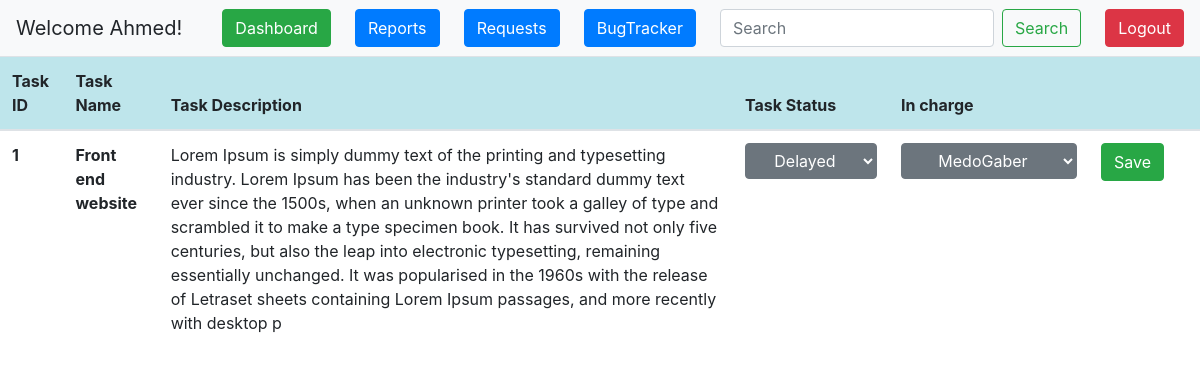
Screenshot of /task/1/ (signed in) with the database file from the repository.
### accounts/models.py (models this page shows, shortened)
class Account(AbstractBaseUser):
    first_name      = models.CharField(max_length=50)
    last_name       = models.CharField(max_length=50)
    username        = models.CharField(max_length=50, unique=True)
    email           = models.EmailField(max_length=100, unique=True)
    phone_number    = models.CharField(max_length=50)
    date_joined     = models.DateTimeField(auto_now_add=True)
    last_login      = models.DateTimeField(auto_now_add=True)
    is_admin        = models.BooleanField(default=False)
    is_staff        = models.BooleanField(default=False)
    is_active       = models.BooleanField(default=False)
    is_superadmin   = models.BooleanField(default=False)
    USERNAME_FIELD  = 'email'
    REQUIRED_FIELDS = ['username','first_name', 'last_name']
    objects = MyAccountManger()

class Profile(models.Model):
    depart = models.ForeignKey('dashboard.Department', on_delete=models.CASCADE, blank=True,null=True)
    account = models.OneToOneField(Account , on_delete=models.CASCADE, blank=True , null=True)
    name = models.CharField(max_length=50,null=True,blank=True)
    salary  = models.DecimalField(decimal_places=2,max_digits=10,default = 0)
    username = models.CharField(max_length=50,null=True,blank=True)
    email = models.EmailField(blank=True,null=True)
    role = models.CharField(max_length=150,null=True,blank=True)
    location = models.CharField(max_length=50,null=True,blank=True)
    gender = models.CharField(max_length=50,null=True,blank=True)
    age = models.IntegerField(default = 0)
    on_vacation = models.BooleanField(default=False)
    skills = models.CharField(max_length=255,null=True,blank=True)
    languages = models.CharField(max_length=50,null=True,blank=True)
    id = models.UUIDField(default=uuid.uuid4, editable=False,primary_key=True)
    created = models.DateTimeField(auto_now_add=True)
    def __str__(self):
        return str(self.username)
    class Meta:
        ordering = ['-created']

### dashboard/models.py (models this page shows, shortened)
class Task(models.Model):
    in_charge = models.ForeignKey('accounts.Profile', on_delete=models.CASCADE, null=True,blank=True)
    name = models.CharField(max_length=100)
    description = models.TextField(max_length=500,blank=True,null=True)
    status = models.CharField(max_length=50,choices=STATUS,default='queued')
    deadline = models.DateField(auto_now=False, auto_now_add=False, blank=True, null=True)
    created = models.DateTimeField(auto_now_add=True)
    updated = models.DateTimeField(auto_now=True)

### dashboard/views.py (the view)
# urls.py: path('task/<int:task_id>/', views.task, name='singletask'),
def task(request, task_id):
    task = Task.objects.get(id=task_id)
    users = Profile.objects.all()
    print(users)
    return render(request, 'dashboard/singletask.html',{'task': task,'users':users})

### dashboard/templates/dashboard/singletask.html (shortened to what this page needs)
{% extends 'base.html' %}
{% block content %}
<table class="table">
    <thead>
      <tr class="table-info">
        <th scope="col">Task ID</th>
        <th scope="col">Task Name</th>
        <th scope="col">Task Description</th>
        <th scope="col">Task Status</th>
        <th scope="col">In charge</th>
        <th scope="col"></th>
        <th scope="col"></th>
      </tr>
    </thead>
    <tbody>
      <tr>
        <th scope="row">{{task.id}}</th>
        <th>{{task.name}}</th>
        <td>{{task.description}}</td>
        {%if request.user.is_superuser == False%}
        <th>{{task.status}}</th>
        <td>{{task.in_charge}}</td>
        {%else%}
        <form method="POST" action="{%url 'taskstatus' task.id%}">
        <td><select  name='status' class="btn btn-secondary">
          <option selected disabled>{{task.status}}</option>
        </select></td>
       <td><select name='in_charge' class="btn btn-secondary">
        <option selected disabled>{{task.in_charge.username}}</option>
      </select></td>
        <td><button type="submit" class='btn btn-success'>Save</button></td>
        </form>
      </tr>
      {%endif%}
    </tbody>
  </table>
{% endblock %}

### templates/base.html (shortened to what this page needs)
{%load static%}
<!DOCTYPE html>
<html>
  <head>
    <link rel="stylesheet" href="https://cdn.jsdelivr.net/npm/bootstrap@4.0.0/dist/css/bootstrap.min.css">
  </head>
  <nav class="navbar navbar-light bg-light justify-content-between">
    {%if request.user.is_authenticated%}
    <a class="navbar-brand">Welcome {{request.user.username|capfirst}}!</a>
    {%endif%}
    {%if request.user.is_authenticated == False%}
    <a href="{%url 'login'%}">Login</a>
    <a href="{%url 'register'%}">Register</a>
    {%elif request.user.is_authenticated%}
    <a class="btn btn-success" href="{%url 'dashboard'%}">Dashboard</a>
    {%if request.user.is_superadmin == True%}
    <a  href="{%url 'reports'%}" class="btn btn-primary">
      Reports </a>
      <a  href="{%url 'requests'%}" class="btn btn-primary">
        Requests </a>
      <a  href="{%url 'bugs'%}" class="btn btn-primary">
        BugTracker </a>
        <form class="form-inline" action='{%url 'dashboard'%}' method='GET'>
          <input class="form-control mr-sm-2" type="search" placeholder="Search" name='search_query' aria-label="Search">
          <button class="btn btn-outline-success my-2 my-sm-0"   type="submit">Search</button>
        </form>
   {%endif%}
    <a class="btn btn-danger" href="{%url 'logout'%}">Logout</a>
    {%endif%}
  </nav>
</html>
{%block content%}
{% endblock %}

### rows the page displays
Account: user.username "Ahmed"
Task: id "1", name "Front end website", description "Lorem Ipsum is simply dummy text of the printing and typesetting industry. Lorem Ipsum has been the industry's standard dummy text ever since the 1500s, when an unknown printer took a galley of type and scrambled it to make a type specimen book. It has survived not only five centuries, but also the leap into electronic typesetting, remaining essentially unchanged. It was popularised in the 1960s with the release of Letraset sheets containing Lorem Ipsum passages, and more recently with desktop p", status "Delayed", in_charge "MedoGaber"
